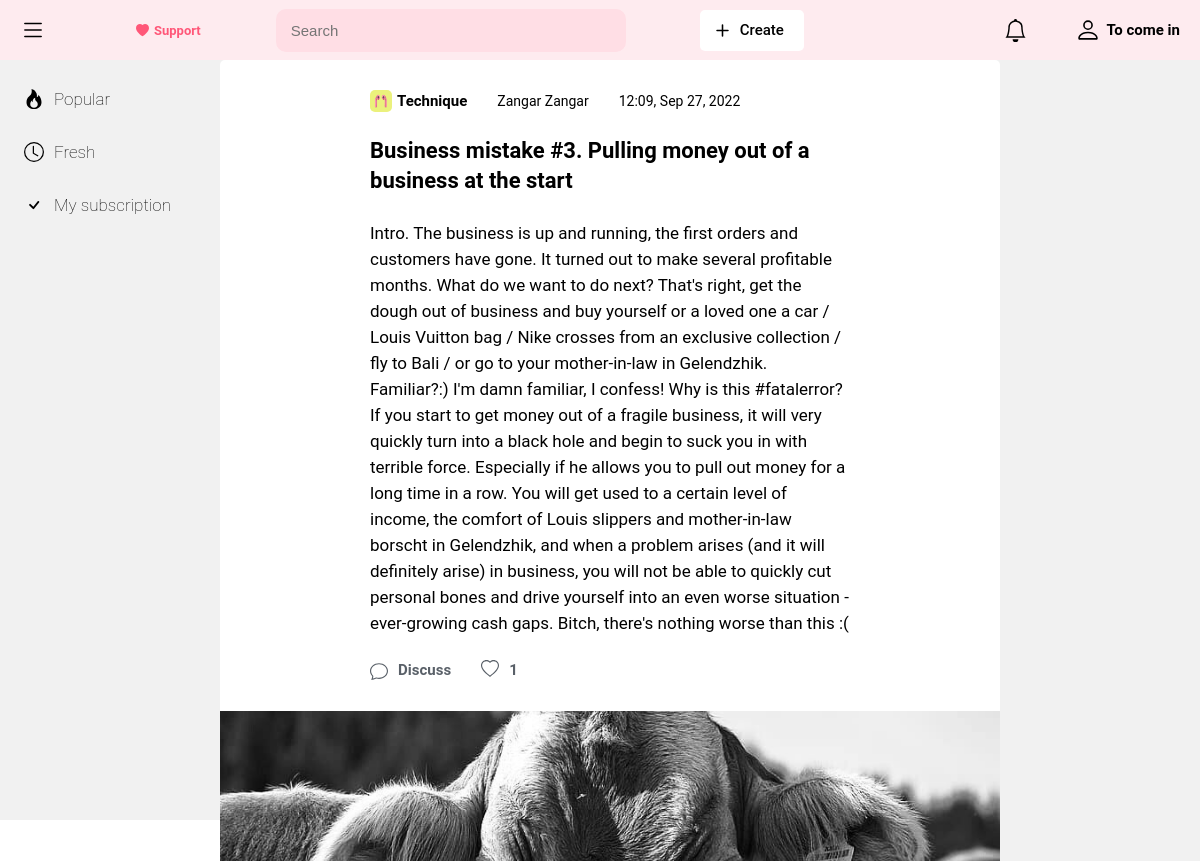
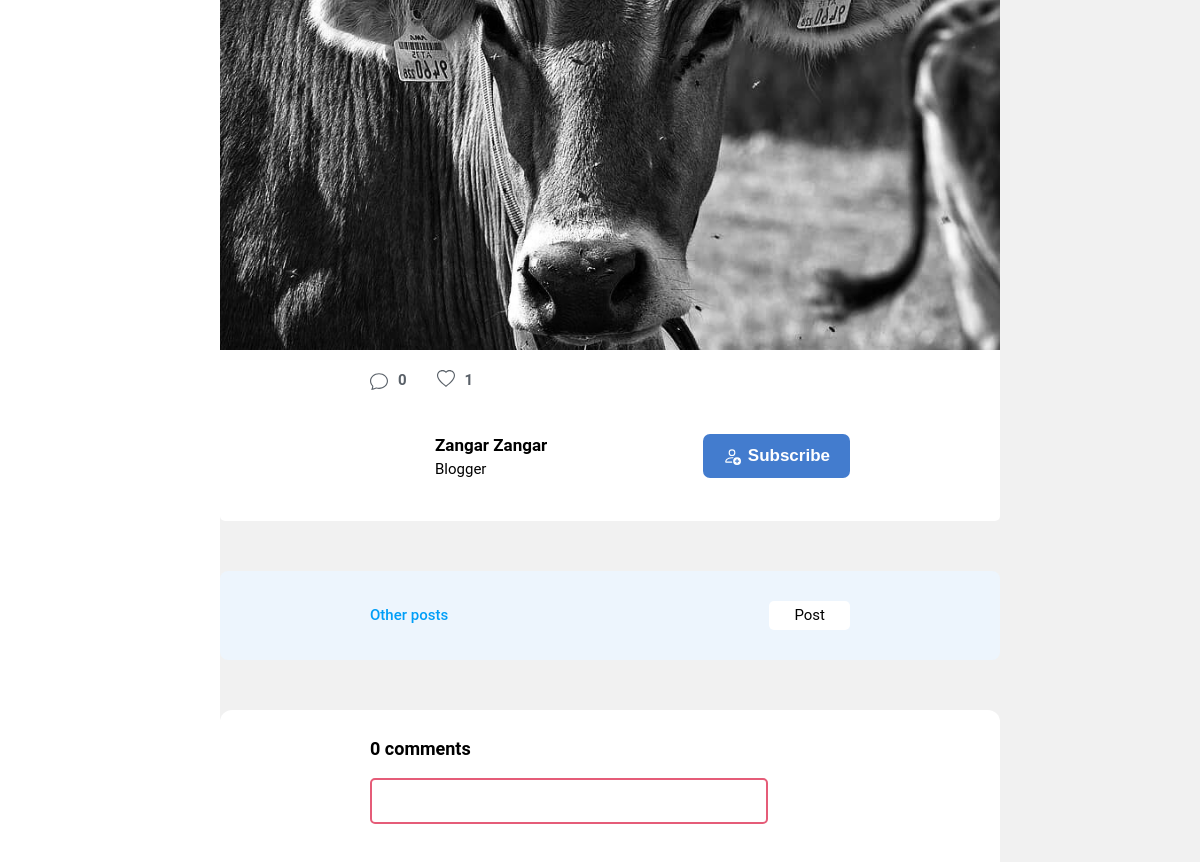
The page /post/2 (upper part) on the database as committed earlier (2 pictures, top to bottom).
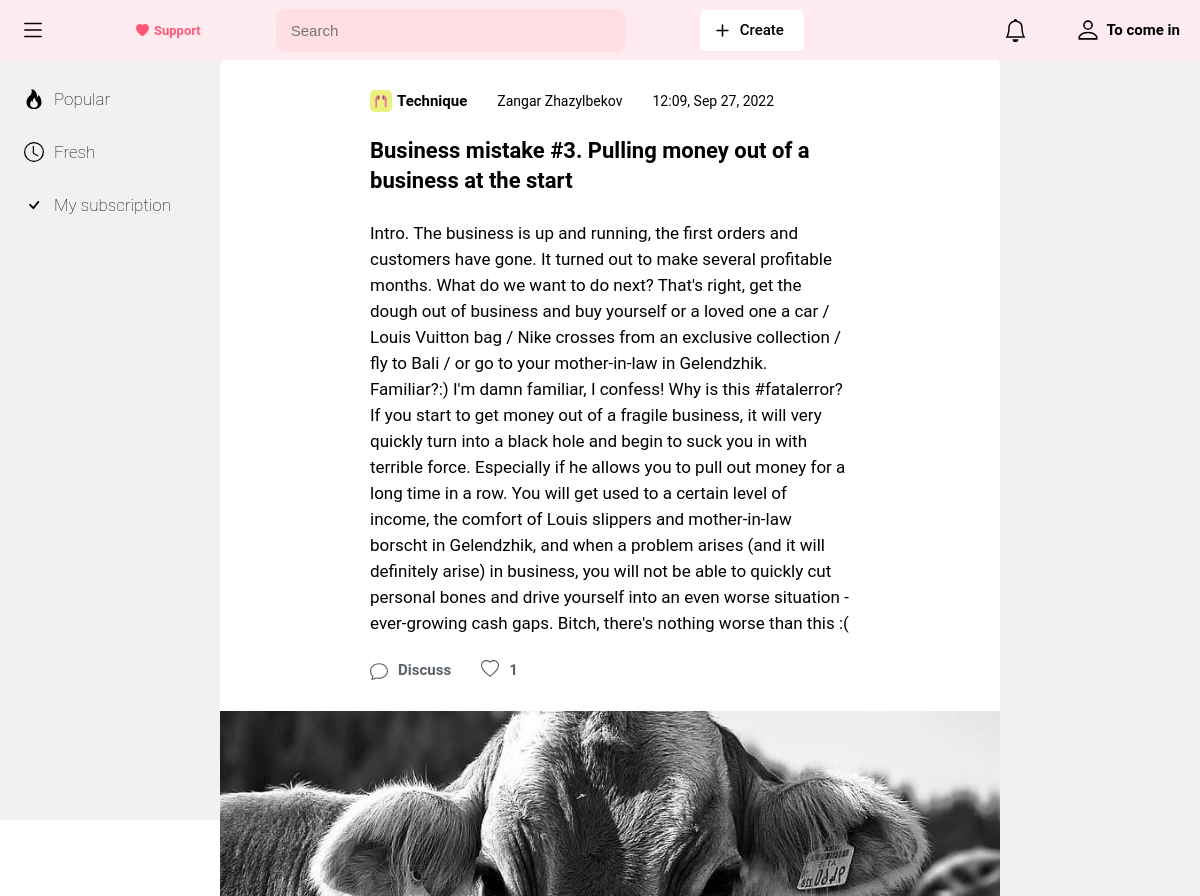
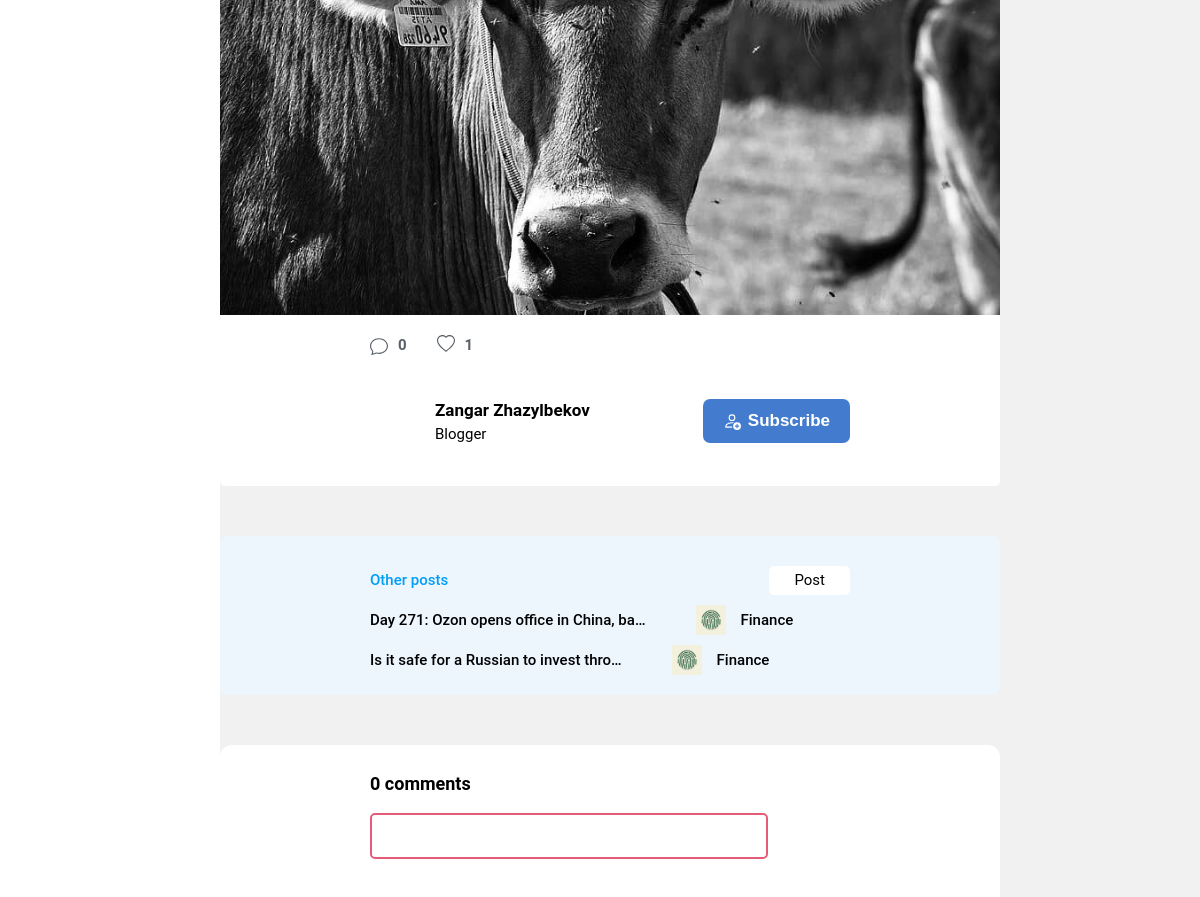
The same page on the database as committed later (2 pictures, top to bottom).
### post/models.py (models this page shows, shortened)
class Post(models.Model):
    author = models.ForeignKey(CustomUser, on_delete=models.CASCADE)
    post_image = models.ImageField('Post image', blank=True, null=True, upload_to='post_images/')
    title = models.CharField('Post title', max_length=255)
    description = models.TextField('Post description')
    category = models.ForeignKey(CategoryPost, verbose_name='Post category', on_delete=models.CASCADE)
    date_created = models.DateTimeField('Post date created', auto_now_add=True)
    like_post = models.ManyToManyField(CustomUser, verbose_name='Do you like this post?', blank=True, null=True, related_name='like_post')
    view_post = models.ManyToManyField(CustomUser, verbose_name='You viewed this post', blank=True, null=True, related_name='view_post')
    subscribe_author = models.ManyToManyField(CustomUser, verbose_name='Do you subscribe for author this post?', blank=True, null=True, related_name='subscribe_author')
    def total_likes(self):
        return self.like_post.count()
    class Meta:
        verbose_name = 'Post'
        verbose_name_plural = 'Posts'
        db_table = 'post'

class CategoryPost(models.Model):
    category_image = models.ImageField('Category image', blank=True, null=True, upload_to='category_images/')
    title = models.CharField('Category title', max_length=255)
    description = models.TextField('Category description')
    class Meta:
        verbose_name = 'Category'
        verbose_name_plural = 'Categories'
        db_table = 'category_post'

### account/models.py (models this page shows, shortened)
class CustomUser(AbstractUser):
    GENDER_CHOICE = (
        ('Male', 'Male'),
        ('Female', 'Female')
    )
    age = models.PositiveSmallIntegerField('Age', default=1)
    gender = models.CharField('Gender', choices=GENDER_CHOICE, max_length=255)
    phone_number = models.CharField('Phone number', max_length=255)
    class Meta:
        verbose_name = 'User'
        verbose_name_plural = 'Users'
        db_table = 'user'

### post/views.py (the view, shortened to what this page needs)
# urls.py: path('<int:pk>', views.PostDetailView.as_view(), name='detail_post'),
class PostDetailView(FormMixin, DetailView):
    model = Post
    template_name = 'post/post_detail.html'
    context_object_name = 'post'
    form_class = CommentForm
    def post(self, request, *args, **kwargs):
        form = self.get_form()
        if form.is_valid():
            return self.form_valid(form)
        else:
            return self.form_invalid(form)
    def get_context_data(self, **kwargs):
        context = super(PostDetailView, self).get_context_data(**kwargs)
        stuff = get_object_or_404(Post, id=self.kwargs['pk'])
        total_likes = stuff.total_likes()
        liked = False
        if stuff.like_post.filter(id=self.request.user.id).exists():
            liked = True
        subscribed = False
        if stuff.subscribe_author.filter(id=self.request.user.id).exists():
            subscribed = True
        post = get_object_or_404(Post, id=self.object.id)
        context['profiles'] = CustomUser.objects.filter(username=post.author.username)
        context['all_posts'] = Post.objects.exclude(id=post.id)
        context['total_likes'] = total_likes
        context['liked'] = liked
        context['subscribed'] = subscribed
        return context

### post/forms.py
class CommentForm(ModelForm):
    class Meta:
        model = Comment
        fields = [
                'title',
                'post_name',
                'author',
                'text',
        ]
        widgets = {
            "author_name": TextInput(attrs={
                'class': 'write_comment_title',
                'placeholder': 'Comment Title'
            }),
            "full_text": Textarea(attrs={
                'class': 'write_comment_description',
                'placeholder': 'Comment description'
            })
        }

### main/context_processors.py (called while the page is built)
def message_processor(request):
    url_name = resolve(request.path_info).url_name
    if url_name == 'home' or url_name == 'popular_posts':
        num = 1
    elif url_name == 'fresh_posts':
        num = 2
    elif url_name == 'my_subscription':
        num = 3
    else:
        num = 0
    return {
        'page': num
    }

### post/templates/post/post_detail.html (shortened to what the changed rows need)
{% extends 'main/base.html' %}
{% block content %}
    <div class="section_post_container">
        <div class="main_post_info_section_block">
            <div class="header_info_main_post_block">
                <div class="post_header_main_info">
                    <a href="{% url 'detail_category_post' post.category.id %}" class="post_header_category_block">
                        <div class="post_category_image" style="background-image: url('{{ post.category.category_image.url }}')"></div>
                        <span>{{ post.category.title }}</span>
                    </a>
                    <div href="" class="post_header_author_block">
                        <span>{{ post.author.first_name }} {{ post.author.last_name }}</span>
                    </div>
                    <div class="post_header_time_duration_block">
                        <span>{{ post.date_created|date:"h:m, M d, Y" }}</span>
                    </div>
                </div>
            </div>
            <div class="title_info_main_post_block">
                <h1>{{ post.title }}</h1>
            </div>
            <div class="description_info_main_post_block">
                <p>{{ post.description }}</p>
            </div>
            <div class="emotions_info_main_post_block">
                <a href="" class="about_comments_info_post_block">
                    <h1>Discuss</h1>
                </a>
                <div class="about_like_info_post_block">
                    <h1>{{ total_likes }}</h1>
                </div>
            </div>
        </div>
        <div class="image_post_info_section_block">
            <div class="image" style="background-image: url('{{ post.post_image.url }}')"></div>
        </div>
        <div class="emotions_info_main_post_block" style="margin: 20px 0; padding: 0 150px;">
                <a href="" class="about_comments_info_post_block">
                    <i>
                    </i>
                    <h1>{{ post.comments_post.all.count }}</h1>
                </a>
                <div class="about_like_info_post_block">
                    <h1>{{ total_likes }}</h1>
                </div>
            </div>
        <div class="author_post_info_section_block">
            <div class="author_post_main_personal_info_block">
                <div class="image_author_post_info_block">
                    {% for profile in profiles %}
                        {% if profile.profile_avatar %}
                            <div class="image_author_post_detail" style="background-image: url('{{ profile.profile_avatar.url }}')"></div>
                        {% elif profile.gender == 'Female' %}
                            <div class="image_author_post_detail" style="background-image: url('https://images.unsplash.com/photo-1438761681033-6461ffad8d80?ixlib=rb-1.2.1&ixid=MnwxMjA3fDB8MHxwaG90by1wYWdlfHx8fGVufDB8fHx8&auto=format&fit=crop&w=870&q=80')"></div>
                        {% elif profile.gender == 'Male' %}
                            <div class="image_author_post_detail" style="background-image: url('https://images.unsplash.com/photo-1633332755192-727a05c4013d?ixlib=rb-1.2.1&ixid=MnwxMjA3fDB8MHxwaG90by1wYWdlfHx8fGVufDB8fHx8&auto=format&fit=crop&w=580&q=80')"></div>
                        {% else %}
                            <div class="image_author_post_detail" style="background-image: url('https://images.unsplash.com/photo-1438761681033-6461ffad8d80?ixlib=rb-1.2.1&ixid=MnwxMjA3fDB8MHxwaG90by1wYWdlfHx8fGVufDB8fHx8&auto=format&fit=crop&w=870&q=80')"></div>
                        {% endif %}
                    {% endfor %}
                </div>
                <div class="main_info_author_post_info_block">
                    <h1>{{ post.author.first_name }} {{ post.author.last_name }}</h1>
                    <p>Blogger</p>
                </div>
            </div>
            <div class="subscribe_author_post_info_block">
                <form method="POST" action="{% url 'subscribe_post_author' post.pk %}">
                    {% if subscribed %}
                        <button class="unsubscribe_btn_author" type="submit" name="post_author_id" value="{{ post.id }}">
                            <i>
                                <svg xmlns="http://www.w3.org/2000/svg" width="18" height="18" fill="#FFF" class="bi bi-person-dash" viewBox="0 0 16 16">
                                    <path d="M12.5 16a3.5 3.5 0 1 0 0-7 3.5 3.5 0 0 0 0 7ZM11 12h3a.5.5 0 0 1 0 1h-3a.5.5 0 0 1 0-1Zm0-7a3 3 0 1 1-6 0 3 3 0 0 1 6 0ZM8 7a2 2 0 1 0 0-4 2 2 0 0 0 0 4Z"/>
                                    <path d="M8.256 14a4.474 4.474 0 0 1-.229-1.004H3c.001-.246.154-.986.832-1.664C4.484 10.68 5.711 10 8 10c.26 0 .507.009.74.025.226-.341.496-.65.804-.918C9.077 9.038 8.564 9 8 9c-5 0-6 3-6 4s1 1 1 1h5.256Z"/>
                                </svg>
                            </i>
                            <h1>
                                Unsubscribe
                            </h1>
                        </button>
                    {% else %}
                        <button class="subscribe_btn_author" type="submit" name="post_author_id" value="{{ post.id }}">
                            <h1>
                                Subscribe
                            </h1>
                        </button>
                    {% endif %}
                </form>
            </div>
        </div>
    </div>
    <div class="all_posts_info_in_detail_post_container">
        <div class="post_block_header_block_all_posts">
            <h1>Other posts</h1>
        </div>
        {% for some_post in all_posts %}
            <div class="post_block_info_at_all_posts">
                <a href="{% url 'detail_post' some_post.id %}">{{ some_post.title |truncatechars:40  }}</a>
                <a href="{% url 'detail_category_post' some_post.category.id %}" class="some_post_block_info">
                    <div class="some_post_block_image" style="background-image: url('{{ some_post.category.category_image.url }}')"></div>
                    <p>{{ some_post.category.title }}</p>
                </a>
            </div>
        {% endfor %}
    </div>
    <div class="main_comments_info_in_detail_post">
        <div class="comments_info_block_write">
            <div class="header_block_comments_info_write_block">
                <h1>{{ post.comments_post.all.count }} comments</h1>
            </div>
        </div>
    </div>
{% endblock %}

Rows that differ between the two databases and show on the page:
changed through a linked row, Post "Business mistake #3. Pulling money out of a business at the start": author.last_name "Zangar" → "Zhazylbekov"
added Post: title "Day 271: Ozon opens office in China, ba…", category.category_image (picture), category "Finance"
added Post: title "Is it safe for a Russian to invest thro…", category.category_image (picture), category "Finance"
